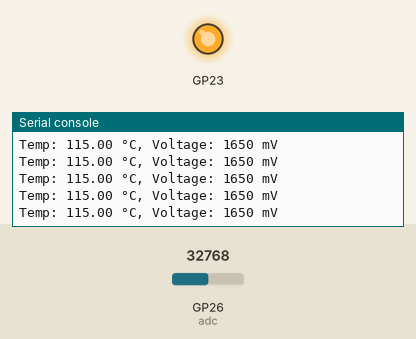
Bench run of a program on a simulated Raspberry Pi Pico running MicroPython. On the bench: output pins drawn as LEDs (lit = HIGH), the last lines printed to the serial console. The test bench sets the inputs (shaded band); at power-on: GP26 (adc) = 32768 (analog values on the 0–65535 scale).

Above: at 1.2 s.
1.3 s: GP26 (adc) set to 19660
At 2.1 s:
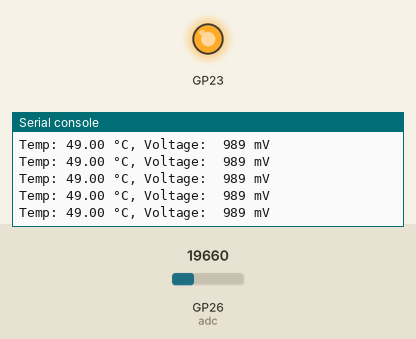
2.8 s: GP26 (adc) set to 0
At 3.5 s:
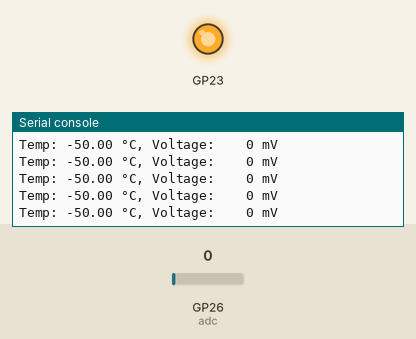

Measured:
- after the input at 1.3 s, the serial console: prints a new line at once (image 1)
- after the input at 2.8 s, the serial console: prints a new line at once (image 2)

The program:

tmp36test.py
```python
# Read the TMP69 analog temperature sensor
#    sensor wired to ADC0 (GP26)
#
from machine import ADC, Pin

# Deactivate PowerSafe (lower ripple)
Pin( 23, Pin.OUT, value=True )

adc = ADC(Pin(26))
while True:
    value = adc.read_u16()
    mv = 3300.0 * value / 65535
    temp = (mv-500)/10
    print( 'Temp: %5.2f °C, Voltage: %4i mV' % (temp,mv) )
    
```
